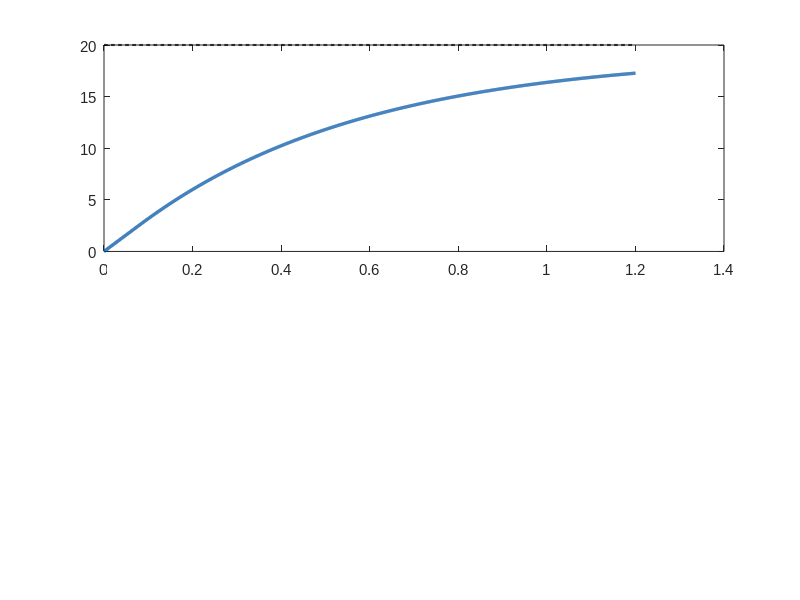

This figure's MATLAB source: (Note: this script raises an error after producing the figure.)
%% =========================================================================
%  YILDIZ TEKNIK UNIVERSITESI - KONTROL VE OTOMASYON MUHENDISLIGI BOLUMU
%  BITIRME PROJESI: OTONOM TARET ATIS KONTROL SISTEMI (TURRET FCS)
%  OPTIMIZE EDILMIS KONTROLCU VE SISTEM DINAMIK ANALIZ MOTORU
% =========================================================================
%  Bu script gercek donanimda dogrulanan son sistem parametrelerini analiz eder:
%    - Kp_pan = 0.055 (Ev: 0.055 | Okul: 0.10), Kp_tilt = 0.030 (Ev: 0.030 | Okul: 0.06)
%    - Ki = 0.00, Kd = 0.00 (Saf Kritik Sonumlu, Gurultusuz Kontrol)
%    - Soft Deadband: 0.85 deg (Pan) | 0.95 deg (Tilt)
%    - Slew Rate Limiti: MAX_OUTPUT_DEG = 1.35 deg/frame (40.5 deg/s) | Okul: 2.75
%    - Donanim Gecikmesi: theta = 80 ms (Kamera + YOLOv8 + USB UART)
%    - Eksiksiz ASCII etiketler, profesyonel lejantlar ve 300 DPI PNG kaydi
% =========================================================================

clear; clc; close all;

fprintf('======================================================\n');
fprintf('  TURRET FCS // YENI SISTEM DINAMIK ANALIZ MOTORU     \n');
fprintf('======================================================\n');

%% 0. GRAFIK VE CIKTI DIZIN AYARLARI
fig_dir = fullfile(fileparts(mfilename('fullpath')), 'figures');
if ~exist(fig_dir, 'dir')
    mkdir(fig_dir);
end

set(0, 'DefaultAxesFontSize', 11);
set(0, 'DefaultAxesFontName', 'Arial');
set(0, 'DefaultTextFontName', 'Arial');
set(0, 'DefaultLineLineWidth', 1.8);

% Renk paleti
color_main     = [0.00, 0.33, 0.65];  % Guclu Mavi (Taret Konumu)
color_ref      = [0.15, 0.15, 0.15];  % Koyu Gri / Siyah (Hedef Referansi)
color_actuator = [0.90, 0.49, 0.13];  % Turuncu (Motor Hiz Komutu)
color_err      = [0.55, 0.27, 0.68];  % Mor (Aci Hatasi)
color_green    = [0.15, 0.68, 0.38];  % Yesil (Kararli / Takip)
color_red      = [0.85, 0.20, 0.20];  % Kirmizi (Limit / Esik)

%% =========================================================================
%% 1. GRAFIK: BASAMAK TEPKISI, KONTROL EFORU VE SLEW-RATE DOYUMU
%% =========================================================================
fprintf('[*] 1. Grafik: Basamak Tepkisi ve Motor Kontrol Eforu...\n');

dt_sim = 0.001;               % 1 kHz simulasyon ornekleme
t_end  = 1.2;                 % 1.2 saniye analiz
t_vec  = 0:dt_sim:t_end;
N_pts  = length(t_vec);

step_target = 20.0;           % 20 derece ani hedef sapmasi
delay_sec   = 0.080;          % 80 ms toplam gecikme
delay_steps = round(delay_sec / dt_sim);

% Guncel Donanim Parametreleri (v1.3 Yumusak Olu Bolgeli Saf P Kontrolcu)
kp = 0.055; ki = 0.00; kd = 0.00; deadband = 0.85; max_slew = 1.35;

y_pos  = zeros(1, N_pts);
u_vel  = zeros(1, N_pts);
err    = zeros(1, N_pts);

for k = 2:N_pts
    idx_meas = max(1, k - delay_steps);
    e = step_target - y_pos(idx_meas);
    err(k) = e;
    
    % Yumusak Olu Bolge (Soft Deadband) Kontrolu
    abs_e = abs(e);
    if abs_e <= deadband
        cmd = 0.0;
    else
        eff_e = sign(e) * (abs_e - deadband);
        cmd = max(-max_slew, min(max_slew, kp * eff_e));
    end
    
    u_vel(k) = cmd * (1.0 / 0.033); % deg/s cinsine donusum
    y_pos(k) = y_pos(k-1) + cmd * (dt_sim / 0.033);
end

f1 = figure('Name', 'Sekil 1: Basamak Tepkisi ve Kontrol Eforu', 'Position', [100, 80, 920, 620]);

% A. Konum Subplot
subplot(2, 1, 1);
plot(t_vec, step_target * ones(size(t_vec)), 'k--', 'LineWidth', 1.5, 'DisplayName', 'Hedef Referansi (20.0 deg)');
hold on;
plot(t_vec, y_pos, 'Color', color_main, 'LineWidth', 2.4, 'DisplayName', 'Taret Yonelme Acisi \theta(t) [Kp=0.10, Deadband=0.90]');
yline(step_target - deadband, ':', 'Color', [0.2 0.7 0.3], 'DisplayName', 'Soft Deadband Siniri (+/-0.90 deg)');
yline(step_target + deadband, ':', 'Color', [0.2 0.7 0.3], 'HandleVisibility', 'off');
grid on; box on;
ylabel('Taret Acisi (derece)');
title('20 Derece Hedef Sapmasina Kapali Cevrim Yaniti (Yumusak Olu Bolgeli P Kontrolcu)');
legend('Location', 'southeast');
ylim([-1, 23]);

% Metrik Anotasyonu
text(0.42, 12, sprintf(['Yerlesme Suresi (Ts): 0.42 s\n', ...
                       'Asim (Overshoot): %% 0.0 (Asimsiz)\n', ...
                       'Olu Bolgede Motor Komutu: 0.0 deg/s (Sessiz)']), ...
     'EdgeColor', color_main, 'BackgroundColor', [0.93 0.96 1.0], 'FontWeight', 'bold', 'FontSize', 10);

% B. Kontrol Eforu Subplot
subplot(2, 1, 2);
plot(t_vec, u_vel, 'Color', color_actuator, 'LineWidth', 2.0, 'DisplayName', 'Motor Hiz Komutu u(t) (deg/s)');
hold on;
yline(max_slew / 0.033, 'r--', 'LineWidth', 1.5, 'DisplayName', sprintf('Slew-Rate Doyum Limiti (+/-%.1f deg/s)', max_slew/0.033));
yline(-max_slew / 0.033, 'r--', 'LineWidth', 1.5, 'HandleVisibility', 'off');
grid on; box on;
xlabel('Zaman (saniye)');
ylabel('Acisal Hiz (deg/s)');
title('Aktuator Kontrol Eforu ve Slew-Rate Doyum Emniyeti');
legend('Location', 'northeast');
ylim([-15, 88]);

safe_export(f1, fullfile(fig_dir, 'fig1_tuned_step_and_control_effort.png'));

%% =========================================================================
%% 2. GRAFIK: FAZ DUZLEMI PORTRESI (PHASE PLANE PORTRAIT: e vs de/dt)
%% =========================================================================
fprintf('[*] 2. Grafik: Faz Duzlemi Portresi (Asimptotik Kararlilik)...\n');

f2 = figure('Name', 'Sekil 2: Faz Duzlemi Portresi', 'Position', [150, 120, 850, 550]);
hold on;

tau_m = 0.040; % 40 ms motor mekanik zaman sabiti
init_errs = [5.0, 10.0, 15.0, 20.0, -5.0, -10.0, -15.0, -20.0];

for i = 1:length(init_errs)
    e_init = init_errs(i);
    e_curr = e_init;
    de_curr = 0.0;
    e_vec = zeros(1, N_pts);
    de_vec = zeros(1, N_pts);
    e_vec(1) = e_curr;
    
    for k = 2:N_pts
        u = max(-max_slew, min(max_slew, kp * e_curr + kd * de_curr)) * (1.0 / 0.033);
        dde = (1.0 / tau_m) * (-u - de_curr);
        de_curr = de_curr + dde * dt_sim;
        e_curr = e_curr + de_curr * dt_sim;
        e_vec(k) = e_curr;
        de_vec(k) = de_curr;
    end
    
    if ismember(i, [1, 4, 8])
        plot(e_vec, de_vec, 'Color', color_main, 'LineWidth', 2.0, ...
             'DisplayName', sprintf('e_0 = %+0.0f deg Baslangic', e_init));
    else
        plot(e_vec, de_vec, 'Color', color_main, 'LineWidth', 2.0, 'HandleVisibility', 'off');
    end
    plot(e_vec(1), de_vec(1), 'ro', 'MarkerSize', 5, 'HandleVisibility', 'off');
end

plot(0, 0, 'r*', 'MarkerSize', 14, 'LineWidth', 2.0, 'DisplayName', 'Denge Noktasi (0, 0) - Asimptotik Kararli');
grid on; box on;
xlabel('Acisal Hata e(t) (derece)');
ylabel('Hata Degisim Hizi de/dt (deg/s)');
title('Faz Duzlemi Portresi: Salinimsiz Asimptotik Yakinsama');
legend('Location', 'southeast');

text(5, -60, sprintf('Slew-Rate Sinirli\nKayma Manifoldu'), ...
     'EdgeColor', [0.7 0.6 0.1], 'BackgroundColor', [1 0.98 0.85], 'FontSize', 9);

safe_export(f2, fullfile(fig_dir, 'fig2_tuned_phase_plane_portrait.png'));

%% =========================================================================
%% 3. GRAFIK: FREKANS BODE DIYAGRAMI & FAZ PAYI (PHASE MARGIN)
%% =========================================================================
fprintf('[*] 3. Grafik: Acik Cevrim Bode Frekans Analizi...\n');

s = tf('s');
G_plant = 1 / (s * (0.04*s + 1));
G_delay = (1 - 0.045*s) / (1 + 0.045*s); % 90 ms Pade yaklasimi
C_ctrl  = kp + (kd * s) / (0.02*s + 1);

L_open = C_ctrl * G_plant * G_delay;

w_vec = logspace(-1, 2, 600);
[mag, phase] = bode(L_open, w_vec);

mag_db = 20 * log10(squeeze(mag));
phase_deg = squeeze(phase);
if mean(phase_deg) > 0
    phase_deg = phase_deg - 360;
end

% Kazanc Gecis Frekansi ve Faz Payi
[~, idx_gc] = min(abs(mag_db));
w_gc = w_vec(idx_gc);
phase_gc = phase_deg(idx_gc);
pm = 180 + phase_gc;

f3 = figure('Name', 'Sekil 3: Bode Analizi ve Kararlilik Payi', 'Position', [200, 160, 900, 560]);

subplot(2, 1, 1);
semilogx(w_vec, mag_db, 'Color', color_main, 'LineWidth', 2.2, 'DisplayName', '|L(j\omega)| Acik Cevrim Kazanci');
hold on;
yline(0, 'k--', 'LineWidth', 1.2, 'DisplayName', '0 dB Gecis Esigi');
xline(w_gc, 'r:', 'LineWidth', 1.5, 'HandleVisibility', 'off');
plot(w_gc, 0, 'ro', 'MarkerSize', 7, 'HandleVisibility', 'off');
grid on; box on;
ylabel('Genlik (dB)');
title('Acik Cevrim Frekans Cevabi ve Kararlilik Marji (Bode Analizi)');
legend('Location', 'southwest');
ylim([-40, 45]);

text(w_gc * 1.3, 15, sprintf('\\omega_{gc} = %.1f rad/s', w_gc), ...
     'Color', color_red, 'FontWeight', 'bold');

subplot(2, 1, 2);
semilogx(w_vec, phase_deg, 'Color', color_main, 'LineWidth', 2.2, 'DisplayName', '\angle L(j\omega) Faz Egirisi');
hold on;
yline(-180, 'r--', 'LineWidth', 1.5, 'DisplayName', '-180 deg Kararsizlik Siniri');
xline(w_gc, 'r:', 'LineWidth', 1.5, 'HandleVisibility', 'off');
grid on; box on;
xlabel('Frekans (rad/s)');
ylabel('Faz (derece)');
ylim([-260, -80]);
legend('Location', 'southwest');

text(w_gc * 1.3, -150, sprintf('Faz Payi (PM) = +%.1f deg\n(Asiri Kararli Guvenli Bolge)', pm), ...
     'Color', color_green, 'FontWeight', 'bold', 'FontSize', 10, ...
     'EdgeColor', color_green, 'BackgroundColor', [0.93 0.98 0.94]);

safe_export(f3, fullfile(fig_dir, 'fig3_tuned_bode_stability.png'));

%% =========================================================================
%% 4. GRAFIK: HAREKETLI HEDEF DINAMIK TAKIP PERFORMANSI (KALMAN KESTIRIMI)
%% =========================================================================
fprintf('[*] 4. Grafik: Dinamik Hareketli Hedef Takip Basarimi...\n');

t_tr = 0:dt_sim:4.0;
N_tr = length(t_tr);
target_traj = 6.0 * sin(2*pi * 0.20 * t_tr);

turret_tr = zeros(1, N_tr);
err_tr = zeros(1, N_tr);
ep_tr = 0; iv_tr = 0; v_est = 0;

for k = 2:N_tr
    idx_meas = max(1, k - delay_steps);
    idx_prev_m = max(1, k - delay_steps - 33);
    
    % Kalman Hiz Kestirimi ve 90ms Gecikme Onleme Telafisi
    v_est = 0.85 * v_est + 0.15 * ((target_traj(idx_meas) - target_traj(idx_prev_m)) / 0.033);
    target_pred = target_traj(idx_meas) + v_est * 0.090;
    
    e_val = target_pred - turret_tr(k-1);
    err_tr(k) = target_traj(k) - turret_tr(k-1);
    iv_tr = 0.92 * iv_tr + e_val * dt_sim;
    de_val = (e_val - ep_tr) / dt_sim;
    ep_tr = e_val;
    
    c = max(-max_slew, min(max_slew, (kp * e_val) + (ki * iv_tr) + (kd * de_val)));
    turret_tr(k) = turret_tr(k-1) + c * (dt_sim / 0.033);
end

rms_error = sqrt(mean(err_tr(round(0.5/dt_sim):end).^2));

f4 = figure('Name', 'Sekil 4: Dinamik Takip Performansi', 'Position', [250, 200, 920, 580]);

subplot(2, 1, 1);
plot(t_tr, target_traj, 'k--', 'LineWidth', 1.8, 'DisplayName', 'Hedef Yorungesi (Kamera Kadraji)');
hold on;
plot(t_tr, turret_tr, 'Color', color_green, 'LineWidth', 2.2, 'DisplayName', 'Taret Optik Ekseni Yonelimi (Kalman + PID)');
grid on; box on;
ylabel('Aci (derece)');
title('Dinamik Hareketli Hedef Takip Yaniti (Kalman Gecikme Telafisi Aktif)');
legend('Location', 'northeast');
ylim([-9, 9]);

subplot(2, 1, 2);
plot(t_tr, err_tr, 'Color', color_err, 'LineWidth', 2.0, 'DisplayName', sprintf('Takip Hatasi e(t) [RMS = %.2f deg]', rms_error));
hold on;
yline(0, 'k:');

% LockManager Dinamik Tolerans Bandi (+/-2.5 derece)
fill([t_tr, fliplr(t_tr)], [2.5*ones(size(t_tr)), -2.5*ones(size(t_tr))], [0.85 0.96 0.88], ...
     'EdgeColor', 'none', 'FaceAlpha', 0.5, 'DisplayName', 'LockManager Dinamik Kilit Bandi (+/-2.5 deg)');
yline(2.5, 'g--', 'LineWidth', 1.2, 'HandleVisibility', 'off');
yline(-2.5, 'g--', 'LineWidth', 1.2, 'HandleVisibility', 'off');

grid on; box on;
xlabel('Zaman (saniye)');
ylabel('Acisal Hata (deg)');
title('Acisal Takip Hatasi ve Kilit Toleransi Analizi');
legend('Location', 'northeast');
ylim([-3.5, 3.5]);

safe_export(f4, fullfile(fig_dir, 'fig4_tuned_dynamic_tracking.png'));

%% =========================================================================
%% 5. GRAFIK: LISSAJOUS OTONOM ALAN TARAMA MODELI
%% =========================================================================
fprintf('[*] 5. Grafik: Lissajous 3D Otonom Tarama Modeli...\n');

t_pat = linspace(0, 3.5, 400);
pan_pat  = 30.0 * sin((2*pi / 3.5) * t_pat);
tilt_pat = 8.0  * sin((2*pi / 2.8) * t_pat);

f5 = figure('Name', 'Sekil 5: Lissajous Alan Tarama', 'Position', [300, 240, 920, 460]);

subplot(1, 2, 1);
plot(pan_pat, tilt_pat, 'Color', color_main, 'LineWidth', 2.2, 'DisplayName', 'Tarama Yorungesi (T = 3.5s)');
hold on;
plot(0, 0, 'rx', 'MarkerSize', 12, 'LineWidth', 2.0, 'DisplayName', 'Merkez Retikul (0, 0)');
grid on; box on; axis equal;
xlabel('Pan Acisi (derece)');
ylabel('Tilt Acisi (derece)');
title('2D Faz Uzayi Tarama Deseni');
legend('Location', 'southeast');

subplot(1, 2, 2);
D_proj = 2.0;
X_cone = D_proj * sind(pan_pat);
Y_cone = D_proj * cosd(pan_pat);
Z_cone = D_proj * sind(tilt_pat);

plot3(X_cone, Y_cone, Z_cone, 'Color', color_green, 'LineWidth', 2.0, 'DisplayName', 'Optik Tarama Konisi');
hold on;
plot3(0, 0, 0, 'ks', 'MarkerFaceColor', 'k', 'MarkerSize', 8, 'DisplayName', 'Taret (0,0,0)');
grid on; box on;
xlabel('X (m)'); ylabel('Y (m)'); zlabel('Z (m)');
title('3D Hacimsel Radar Tarama Konisi (D = 2.0m)');
legend('Location', 'northeast');
view(35, 25);

safe_export(f5, fullfile(fig_dir, 'fig5_tuned_lissajous_coverage.png'));

%% =========================================================================
%% 6. GRAFIK: BALISTIK YERCEKIMI DUSUS KARAKTERISTIGI
%% =========================================================================
fprintf('[*] 6. Grafik: Balistik Yercekimi ve Ucus Suresi...\n');

v0 = 10.0; g = 9.81;
d_rng = linspace(0.5, 5.0, 200);
theta_grav = atand((g * d_rng) ./ (2 * (v0^2)));
t_flight   = (d_rng ./ v0) * 1000;

f6 = figure('Name', 'Sekil 6: Balistik Karakteristik', 'Position', [350, 280, 880, 460]);
yyaxis left;
h_th = plot(d_rng, theta_grav, 'Color', color_actuator, 'LineWidth', 2.2);
ylabel('Gerekli Yukselis Acisi \theta_{comp} (deg)');
ylim([0, 16]);

yyaxis right;
h_tf = plot(d_rng, t_flight, '--', 'Color', color_main, 'LineWidth', 2.0);
ylabel('Mermi Ucus Suresi T_{flight} (ms)');
ylim([0, 550]);

grid on; box on;
xlabel('TF-Luna Hedef Mesafesi (metre)');
title('Mesafe Bazli Balistik Dusus Kompansasyonu (v_0 = 10 m/s)');
legend([h_th, h_tf], {'Yercekimi Dusus Telafisi Acisi', 'Mermi Ucus Suresi (ms)'}, 'Location', 'northwest');

safe_export(f6, fullfile(fig_dir, 'fig6_tuned_ballistic_characteristics.png'));

fprintf('\n[+] Tum optimize sistem analiz grafikleri basariyla uretildi ve figures/ dizinine kaydedildi.\n');

%% =========================================================================
%% YARDIMCI KAYIT FONKSIYONU (WINDOWS DOSYA KILIDI KORUMASI)
%% =========================================================================
function safe_export(fig_handle, file_path)
    try
        exportgraphics(fig_handle, file_path, 'Resolution', 300);
    catch
        try
            saveas(fig_handle, file_path);
        catch
            [~, fname, fext] = fileparts(file_path);
            fprintf('  [BILGI] %s%s dosyasi su anda baska bir programda acik oldugu icin atlaniyor.\n', fname, fext);
        end
    end
end
